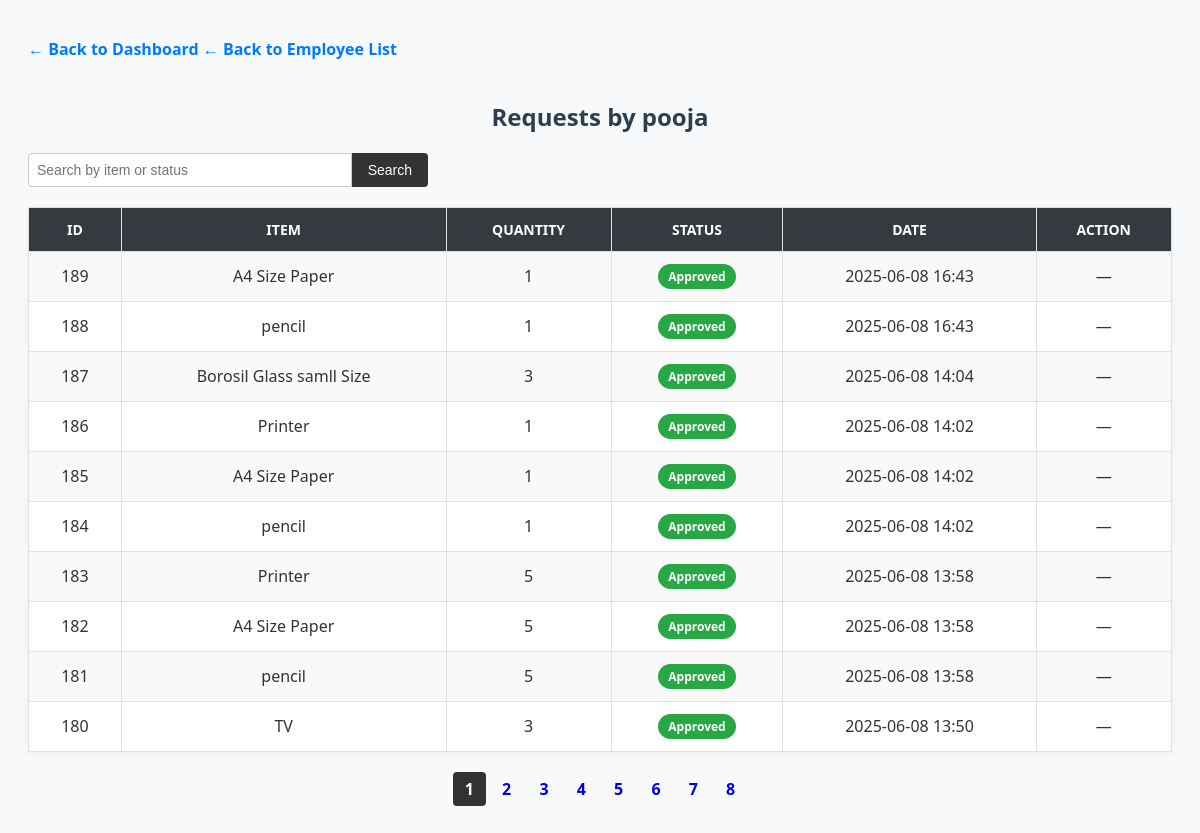
/extra/requests.php?user_id=4 (signed in), run on the app's committed database.
### tables this page shows
CREATE TABLE `users` (
  `id` int(11) NOT NULL,
  `name` varchar(100) DEFAULT NULL,
  `email` varchar(100) DEFAULT NULL,
  `password` varchar(255) DEFAULT NULL,
  `role` enum('admin','employee') DEFAULT 'employee'
);

CREATE TABLE `requests` (
  `id` int(11) NOT NULL,
  `employee_id` int(11) NOT NULL,
  `item_id` int(11) NOT NULL,
  `quantity` int(11) NOT NULL,
  `status` enum('pending','approved','denied') DEFAULT 'pending',
  `request_date` timestamp NOT NULL DEFAULT current_timestamp(),
  `approved_quantity` int(11) DEFAULT NULL
);

CREATE TABLE `inventory` (
  `id` int(11) NOT NULL,
  `item_name` varchar(255) NOT NULL,
  `description` text DEFAULT NULL,
  `quantity` int(11) NOT NULL DEFAULT 0,
  `created_at` timestamp NOT NULL DEFAULT current_timestamp(),
  `updated_at` timestamp NOT NULL DEFAULT current_timestamp() ON UPDATE current_timestamp(),
  `image_path` varchar(255) DEFAULT NULL
);

### extra/requests.php (the view, shortened to what this page needs)
<?php
include '../config/db.php';
?>
<!DOCTYPE html>
<html lang="en">
<head>
</head>
<body>
<div class="container">
<a href="../dashboard/admin.php" class="back-link" style="display: inline-block; margin: 10px 0;">&larr; Back to Dashboard</a>
<?php if (isset($_GET['user_id'])):
    $user_id = (int)$_GET['user_id'];
    $search = isset($_GET['search']) ? trim($conn->real_escape_string($_GET['search'])) : '';
    $page = isset($_GET['page']) ? max((int)$_GET['page'], 1) : 1;
    $limit = 10;
    $offset = ($page - 1) * $limit;
    $searchSql = '';
    $sql = "SELECT r.id, u.name AS employee_name, i.item_name, r.quantity, r.status, r.request_date
            FROM requests r
            JOIN users u ON r.employee_id = u.id
            JOIN inventory i ON r.item_id = i.id
            WHERE r.employee_id = $user_id $searchSql
            ORDER BY r.request_date DESC
            LIMIT $limit OFFSET $offset";
    $result = $conn->query($sql);
    $totalRes = $conn->query("SELECT COUNT(*) AS total
        FROM requests r
        JOIN inventory i ON r.item_id = i.id
        WHERE r.employee_id = $user_id $searchSql")->fetch_assoc();
    $totalPages = ceil($totalRes['total'] / $limit);
    $userNameRes = $conn->query("SELECT name FROM users WHERE id = $user_id");
    $userName = $userNameRes->fetch_assoc()['name'] ?? 'Unknown User';
?>
  <a href="requests.php" class="back-link">&larr; Back to Employee List</a>
  <h2>Requests by <?= htmlspecialchars($userName) ?></h2>
  <form method="GET" action="requests.php" style="margin-bottom: 15px;">
  <div class="search-box">
  <input
    type="text"
    name="search"
    placeholder="Search by item or status"
    value="<?= htmlspecialchars($search) ?>"
  >
  <button type="submit">Search</button>
</div>
</form>
  <table>
    <tr>
      <th>ID</th>
      <th>Item</th>
      <th>Quantity</th>
      <th>Status</th>
      <th>Date</th>
      <th>Action</th>
    </tr>
    <?php if ($result && $result->num_rows > 0): ?>
      <?php while ($row = $result->fetch_assoc()): ?>
        <tr>
          <td><?= $row['id'] ?></td>
          <td><?= htmlspecialchars($row['item_name']) ?></td>
          <td>
            <?php if ($row['status'] == 'pending'): ?>
              <form method="POST" action="requests.php" class="inline-form">
                <input type="hidden" name="request_id" value="<?= $row['id'] ?>">
                <input type="hidden" name="user_id" value="<?= $user_id ?>">
                <input type="number" name="quantity" value="<?= $row['quantity'] ?>" min="1" class="quantity-input" required>
                <button type="submit" name="update_quantity" class="btn" style="background:#2196F3; color:white;">Update</button>
              </form>
            <?php else: ?>
              <?= $row['quantity'] ?>
            <?php endif; ?>
          </td>
          <td>
  <span class="status-badge status-<?= htmlspecialchars($row['status']) ?>">
    <?= ucfirst($row['status']) ?>
  </span>
</td>
          <td><?= date("Y-m-d H:i", strtotime($row['request_date'])) ?></td>
          <td>
            <?php if ($row['status'] == 'pending'): ?>
                <a href="?user_id=<?= $user_id ?>&approve=<?= $row['id'] ?>"
                class="btn approve"
                onclick="return confirm('Are you sure you want to approve this request?');">
                Approve
                </a>
                <a href="?user_id=<?= $user_id ?>&deny=<?= $row['id'] ?>"
                class="btn deny"
                onclick="return confirm('Are you sure you want to deny this request?');">
                Deny
                </a>
            <?php else: ?>
              —
            <?php endif; ?>
          </td>
        </tr>
      <?php endwhile; ?>
    <?php else: ?>
      <tr><td colspan="6">No requests found for this employee.</td></tr>
    <?php endif; ?>
  </table>
  <?php if ($totalPages > 1): ?>
  <div style="text-align: center; margin-top: 20px;">
    <?php for ($p = 1; $p <= $totalPages; $p++): ?>
      <a href="?user_id=<?= $user_id ?>&search=<?= urlencode($search) ?>&page=<?= $p ?>" class="btn" style="<?= $p == $page ? 'background:#333;color:white;' : '' ?>">
        <?= $p ?>
      </a>
    <?php endfor; ?>
  </div>
<?php endif; ?>
<?php endif; ?>
</div>
</body>
</html>

### extra/requests.php (style rules this page uses)
body { font-family: 'Segoe UI', Tahoma, Geneva, Verdana, sans-serif; padding: 20px; background-color: #f8f9fa; color: #333; }
h2 { text-align: center; margin-bottom: 20px; font-size: 24px; color: #2c3e50; }
table { width: 100%; border-collapse: collapse; margin-top: 20px; background-color: #fff; box-shadow: 0 2px 8px rgba(0,0,0,0.05); }
th, td { padding: 12px 15px; border: 1px solid #e0e0e0; text-align: center; }
th { background-color: #343a40; color: #fff; font-size: 14px; text-transform: uppercase; }
tr:nth-child(even) { background-color: #f9f9f9; }
.btn { padding: 6px 12px; border: none; border-radius: 4px; cursor: pointer; font-weight: bold; text-decoration: none; display: inline-block; transition: background-color 0.2s ease; }
.back-link { margin-bottom: 20px; display: inline-block; text-decoration: none; color: #007bff; font-weight: bold; }
.status-badge { padding: 4px 10px; border-radius: 20px; font-weight: bold; color: white; display: inline-block; font-size: 12px; text-transform: capitalize; }
.status-approved { background-color: #28a745; }
.search-box { display: flex; max-width: 400px; margin-bottom: 1rem; }
.search-box input[type="text"] { flex: 1; padding: 8px; border: 1px solid #ccc; border-radius: 4px 0 0 4px; font-size: 14px; }
.search-box button { padding: 8px 16px; border: none; background-color: #333; color: white; border-radius: 0 4px 4px 0; cursor: pointer; font-size: 14px; }

### data on the page
users: name "pooja"
requests: id "189", item.item_name "A4 Size Paper", quantity "1", status "Approved", request_date "2025-06-08 16:43"
requests: id "188", item.item_name "pencil", quantity "1", status "Approved", request_date "2025-06-08 16:43"
requests: id "187", item.item_name "Borosil Glass samll Size", quantity "3", status "Approved", request_date "2025-06-08 14:04"
requests: id "186", item.item_name "Printer", quantity "1", status "Approved", request_date "2025-06-08 14:02"
requests: id "185", item.item_name "A4 Size Paper", quantity "1", status "Approved", request_date "2025-06-08 14:02"
requests: id "184", item.item_name "pencil", quantity "1", status "Approved", request_date "2025-06-08 14:02"
requests: id "183", item.item_name "Printer", quantity "5", status "Approved", request_date "2025-06-08 13:58"
requests: id "182", item.item_name "A4 Size Paper", quantity "5", status "Approved", request_date "2025-06-08 13:58"
requests: id "181", item.item_name "pencil", quantity "5", status "Approved", request_date "2025-06-08 13:58"
requests: id "180", item.item_name "TV", quantity "3", status "Approved", request_date "2025-06-08 13:50"
